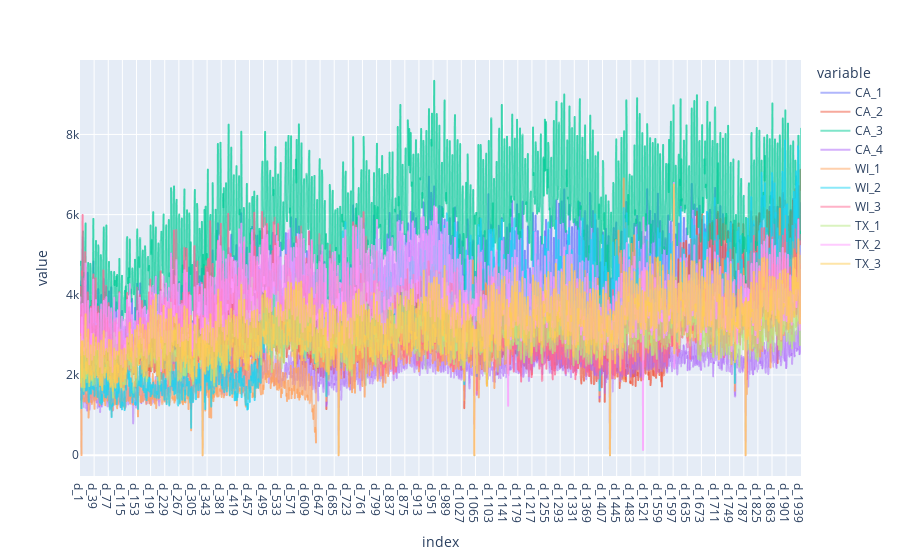

This figure's notebook cell:
### Code cell
import plotly.express as px

fig = px.line(all_store_sales, x=all_store_sales.index, y=all_store_sales.columns[0:])
fig.update_traces(opacity=0.5)
fig.show()

### Figure 1 — Plotly figure (JSON) as saved in the notebook; plotly's stock layout.template omitted (floating-point values rounded to 4 significant figures; data arrays with more than 128 entries replaced by an {"elided": "..."} marker saying what was removed)
{"data": [{"hovertemplate": "variable=CA_1<br>index=%{x}<br>value=%{y}<extra></extra>", "legendgroup": "CA_1", "line": {"color": "#636efa", "dash": "solid"}, "marker": {"symbol": "circle"}, "mode": "lines", "name": "CA_1", "showlegend": true, "x": {"elided": "1941 str values"}, "xaxis": "x", "y": {"elided": "1941 int values"}, "yaxis": "y", "type": "scattergl", "opacity": 0.5}, {"hovertemplate": "variable=CA_2<br>index=%{x}<br>value=%{y}<extra></extra>", "legendgroup": "CA_2", "line": {"color": "#EF553B", "dash": "solid"}, "marker": {"symbol": "circle"}, "mode": "lines", "name": "CA_2", "showlegend": true, "x": {"elided": "1941 str values"}, "xaxis": "x", "y": {"elided": "1941 int values"}, "yaxis": "y", "type": "scattergl", "opacity": 0.5}, {"hovertemplate": "variable=CA_3<br>index=%{x}<br>value=%{y}<extra></extra>", "legendgroup": "CA_3", "line": {"color": "#00cc96", "dash": "solid"}, "marker": {"symbol": "circle"}, "mode": "lines", "name": "CA_3", "showlegend": true, "x": {"elided": "1941 str values"}, "xaxis": "x", "y": {"elided": "1941 int values"}, "yaxis": "y", "type": "scattergl", "opacity": 0.5}, {"hovertemplate": "variable=CA_4<br>index=%{x}<br>value=%{y}<extra></extra>", "legendgroup": "CA_4", "line": {"color": "#ab63fa", "dash": "solid"}, "marker": {"symbol": "circle"}, "mode": "lines", "name": "CA_4", "showlegend": true, "x": {"elided": "1941 str values"}, "xaxis": "x", "y": {"elided": "1941 int values"}, "yaxis": "y", "type": "scattergl", "opacity": 0.5}, {"hovertemplate": "variable=WI_1<br>index=%{x}<br>value=%{y}<extra></extra>", "legendgroup": "WI_1", "line": {"color": "#FFA15A", "dash": "solid"}, "marker": {"symbol": "circle"}, "mode": "lines", "name": "WI_1", "showlegend": true, "x": {"elided": "1941 str values"}, "xaxis": "x", "y": {"elided": "1941 int values"}, "yaxis": "y", "type": "scattergl", "opacity": 0.5}, {"hovertemplate": "variable=WI_2<br>index=%{x}<br>value=%{y}<extra></extra>", "legendgroup": "WI_2", "line": {"color": "#19d3f3", "dash": "solid"}, "marker": {"symbol": "circle"}, "mode": "lines", "name": "WI_2", "showlegend": true, "x": {"elided": "1941 str values"}, "xaxis": "x", "y": {"elided": "1941 int values"}, "yaxis": "y", "type": "scattergl", "opacity": 0.5}, {"hovertemplate": "variable=WI_3<br>index=%{x}<br>value=%{y}<extra></extra>", "legendgroup": "WI_3", "line": {"color": "#FF6692", "dash": "solid"}, "marker": {"symbol": "circle"}, "mode": "lines", "name": "WI_3", "showlegend": true, "x": {"elided": "1941 str values"}, "xaxis": "x", "y": {"elided": "1941 int values"}, "yaxis": "y", "type": "scattergl", "opacity": 0.5}, {"hovertemplate": "variable=TX_1<br>index=%{x}<br>value=%{y}<extra></extra>", "legendgroup": "TX_1", "line": {"color": "#B6E880", "dash": "solid"}, "marker": {"symbol": "circle"}, "mode": "lines", "name": "TX_1", "showlegend": true, "x": {"elided": "1941 str values"}, "xaxis": "x", "y": {"elided": "1941 int values"}, "yaxis": "y", "type": "scattergl", "opacity": 0.5}, {"hovertemplate": "variable=TX_2<br>index=%{x}<br>value=%{y}<extra></extra>", "legendgroup": "TX_2", "line": {"color": "#FF97FF", "dash": "solid"}, "marker": {"symbol": "circle"}, "mode": "lines", "name": "TX_2", "showlegend": true, "x": {"elided": "1941 str values"}, "xaxis": "x", "y": {"elided": "1941 int values"}, "yaxis": "y", "type": "scattergl", "opacity": 0.5}, {"hovertemplate": "variable=TX_3<br>index=%{x}<br>value=%{y}<extra></extra>", "legendgroup": "TX_3", "line": {"color": "#FECB52", "dash": "solid"}, "marker": {"symbol": "circle"}, "mode": "lines", "name": "TX_3", "showlegend": true, "x": {"elided": "1941 str values"}, "xaxis": "x", "y": {"elided": "1941 int values"}, "yaxis": "y", "type": "scattergl", "opacity": 0.5}], "layout": {"xaxis": {"anchor": "y", "domain": [0.0, 1.0], "title": {"text": "index"}}, "yaxis": {"anchor": "x", "domain": [0.0, 1.0], "title": {"text": "value"}}, "legend": {"title": {"text": "variable"}, "tracegroupgap": 0}, "margin": {"t": 60}}}
